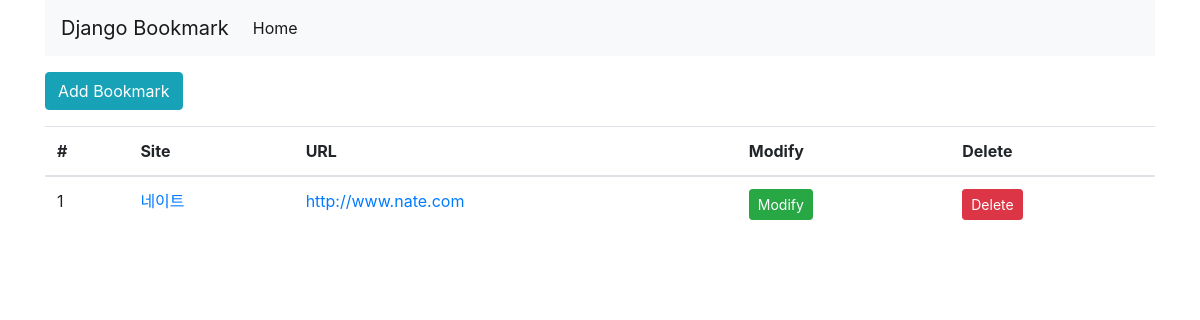
The app's page /bookmark/, older data.
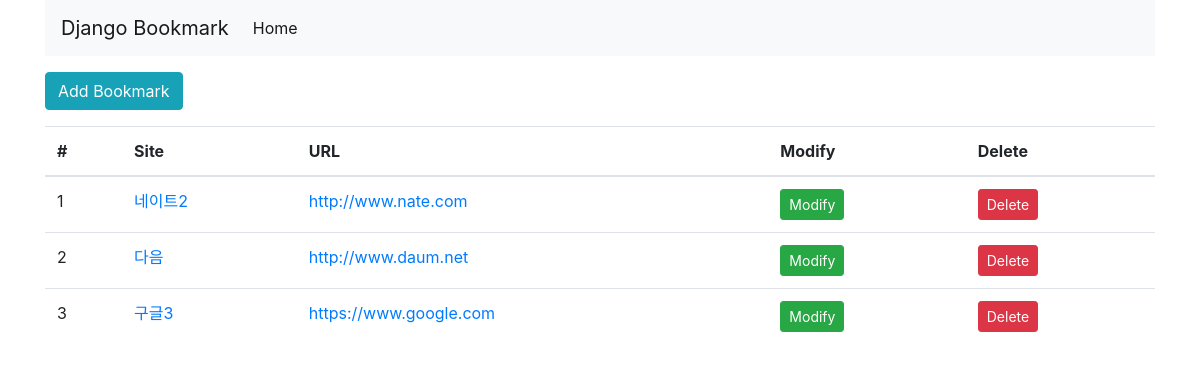
The same page, newer data.
### bookmark/models.py (models this page shows, shortened)
class Bookmark(models.Model):
    site_name = models.CharField(max_length=100)
    url = models.URLField('Site URL')

### bookmark/views.py (the view)
# urls.py: path("", BookmarkListView.as_view(), name='list'),
class BookmarkListView(ListView):
    model = Bookmark

### bookmark/templates/bookmark/bookmark_list.html (shortened to what this page needs)
{% extends 'base.html' %}
{% block content %}
<div class="btn-group">
    <a href="{% url 'add' %}" class="btn btn-info">Add Bookmark</a>
</div>
<table class="table">
    <thead>
        <tr>
            <th scope="col">#</th>
            <th scope="col">Site</th>
            <th scope="col">URL</th>
            <th scope="col">Modify</th>
            <th scope="col">Delete</th>
        </tr>
    </thead>
    <tbody>
        {% for bookmark in object_list %}
            <tr>
                <td>{{forloop.counter}}</td>
                <td><a href="{% url 'detail' pk=bookmark.id %}">{{bookmark.site_name}}</a></td>
                <td><a href="{{bookmark.url}}" target="_blank">{{bookmark.url}}</a></td>
                <td><a href="{% url 'update' pk=bookmark.id %}" class="btn btn-success btn-sm">Modify</a></td>
                <td><a href="{% url 'delete' pk=bookmark.id %}" class="btn btn-danger btn-sm">Delete</a></td>
            </tr>
        {% endfor %}
    </tbody>
</table>
{% endblock %}

### templates/base.html (shortened to what this page needs)
<!DOCTYPE html>
<html lang="en">
<head>
    <link rel="stylesheet" href="https://stackpath.bootstrapcdn.com/bootstrap/4.4.1/css/bootstrap.min.css">
    {% load static %}
    <link rel="stylesheet" href="{% static 'style.css' %}">
</head>
<body>
<div class="container">
    <nav class="navbar navbar-expand-lg navbar-light bg-light">
        <a class="navbar-brand" href="#">Django Bookmark</a>
        <div class="collapse navbar-collapse" id="navbarSupportedContent">
            <ul class="navbar-nav mr-auto">
                <li class="nav-item active">
                    <a class="nav-link" href="#">Home <span class="sr-only">(current)</span></a>
                </li>
            </ul>
        </div>
    </nav>
    <div class="row">
        <div class="col">
        {% block content %}
        {% endblock %}
        </div>
    </div>
</div>
</body>
</html>

### static/style.css (style rules this page uses)
body { width:100%; }

Row changes from the older to the newer data that the page shows:
changed Bookmark "http://www.nate.com": site_name "네이트" → "네이트2"
added Bookmark: site_name "다음", url "http://www.daum.net"
added Bookmark: site_name "구글3", url "https://www.google.com"
